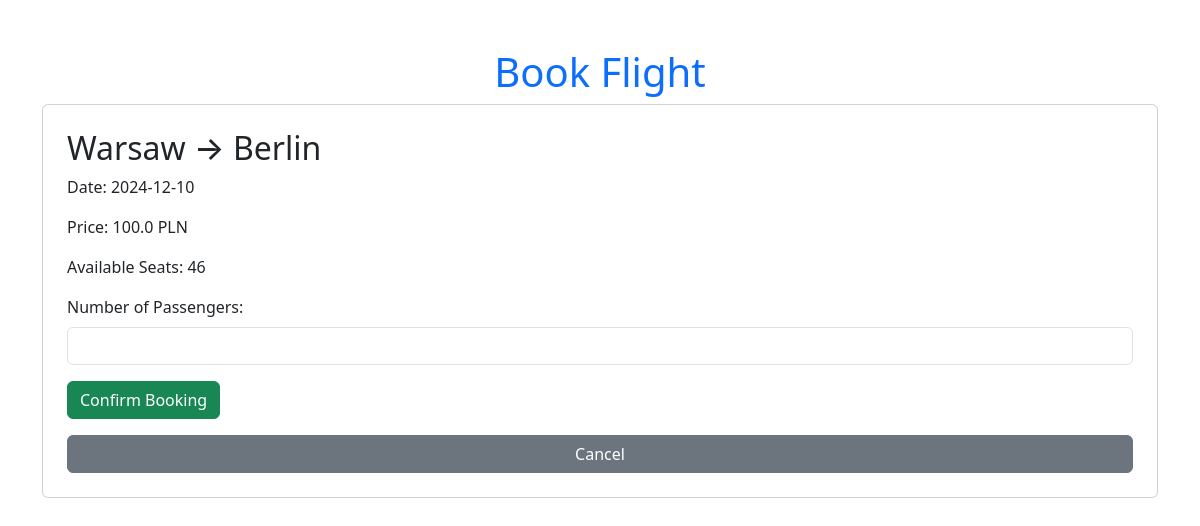
Before: /book/1 (signed in) with the older database file.
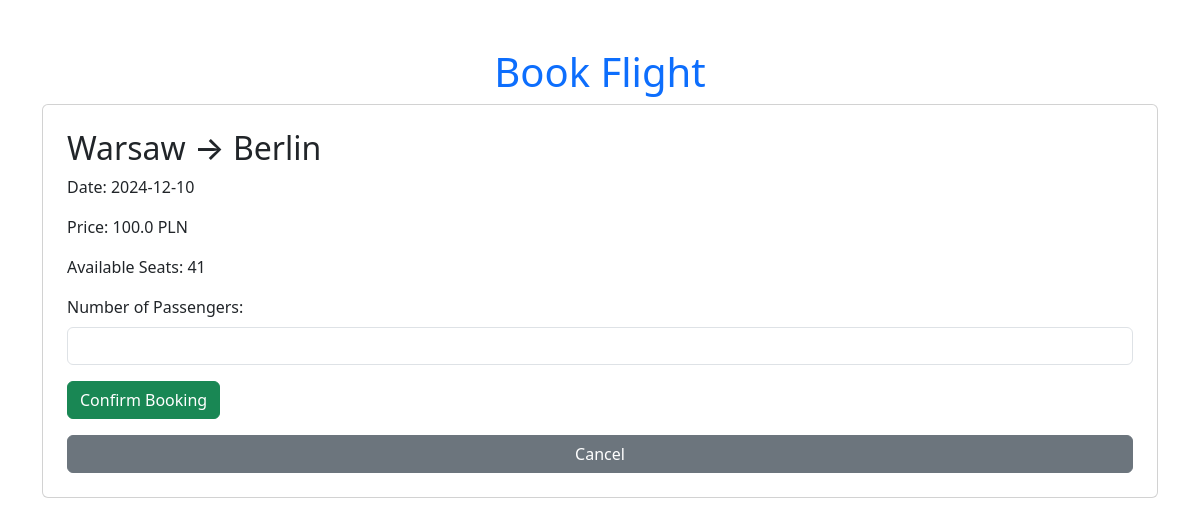
After: the same page with the newer database file.
### app.py (models this page shows)
class Flight(db.Model):
    id = db.Column(db.Integer, primary_key=True)
    departure_city = db.Column(db.String(100), nullable=False)
    arrival_city = db.Column(db.String(100), nullable=False)
    date = db.Column(db.String(100), nullable=False)
    price = db.Column(db.Float, nullable=False)
    available_seats = db.Column(db.Integer, nullable=False)

### app.py (the view, shortened to what this page needs)
@app.route("/book/<int:flight_id>", methods=["GET", "POST"])
@login_required
def book_flight(flight_id):
    flight = Flight.query.get_or_404(flight_id)
    return render_template("book.html", flight=flight)

### app.py (called while the page is built)
@login_manager.user_loader
def load_user(user_id):
    return User.query.get(int(user_id))

    @property
    def is_active(self):
        return True

### templates/book.html (shortened to what this page needs)
<!DOCTYPE html>
<html lang="en">
<head>
    <link href="https://cdn.jsdelivr.net/npm/bootstrap@5.3.0-alpha1/dist/css/bootstrap.min.css" rel="stylesheet">
</head>
<body>
    <div class="container mt-5">
        <h1 class="text-center text-primary">Book Flight</h1>
        <div class="card p-4">
            <h2>{{ flight.departure_city }} → {{ flight.arrival_city }}</h2>
            <p>Date: {{ flight.date }}</p>
            <p>Price: {{ flight.price }} PLN</p>
            <p>Available Seats: {{ flight.available_seats }}</p>
            <form method="POST">
                <div class="mb-3">
                    <label for="passengers" class="form-label">Number of Passengers:</label>
                    <input type="number" id="passengers" name="passengers" class="form-control" min="1" max="{{ flight.available_seats }}" required>
                </div>
                <button type="submit" class="btn btn-success">Confirm Booking</button>
            </form>
            <a href="/" class="btn btn-secondary mt-3">Cancel</a>
        </div>
    </div>
</body>
</html>

Changed rows visible on the page:
changed Flight "Warsaw": available_seats "46" → "41"
